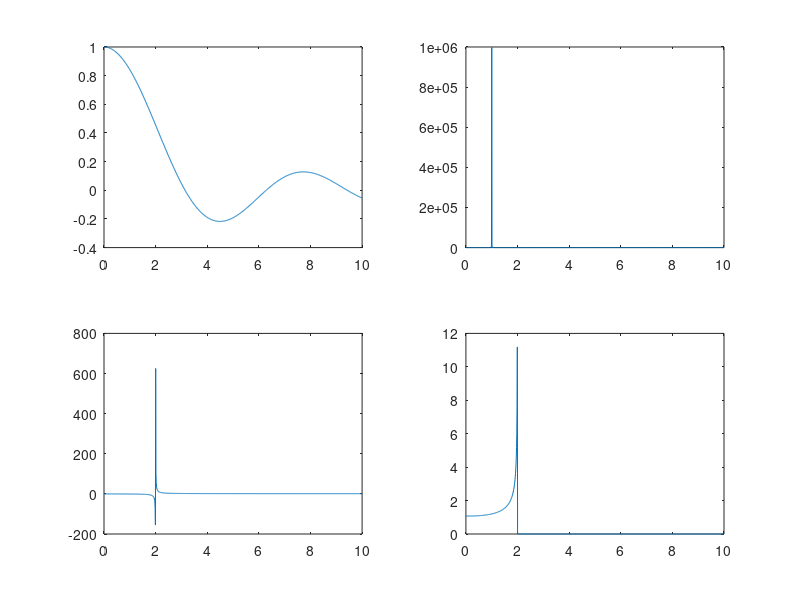

Source code (MATLAB):
clear all;
clc;
x = linspace( 0 , 10 , 1000 );
Y1 = sin( x ) ./ x;
Y2 = ( 1 ./ ( x - 1 ).^2 ) + x ;
Y3 = ( x.^2 + 1  ) ./ ( x.^2 - 4 ) ;
Y4 = ( 10 - x ).^(1/3) ./ (  4 - x.^2  ).^(1/2) ;
subplot(2,2,1)
plot(x,Y1)
subplot(2,2,2)
plot(x,Y2)
subplot(2,2,3)
plot(x,Y3)
subplot(2,2,4)
plot(x,Y4)